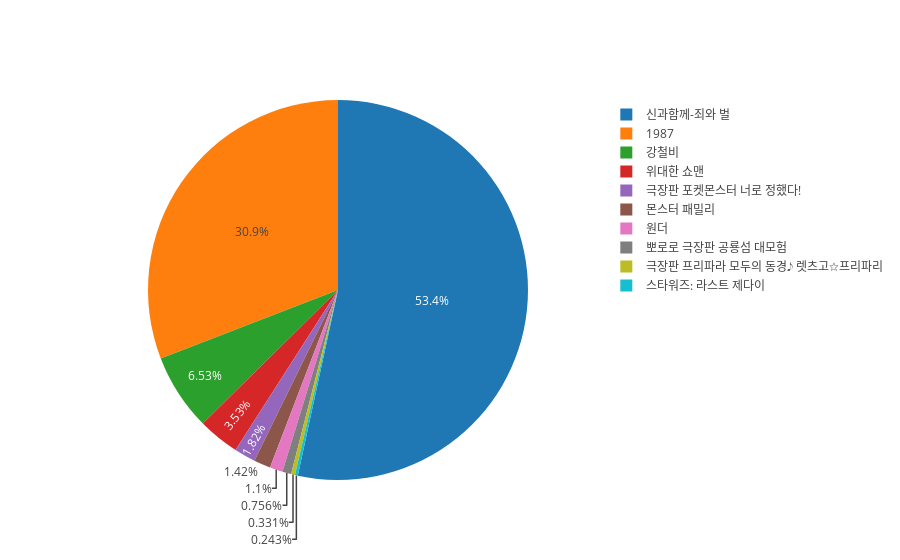

Notebook cell for this chart:
### Code cell
import plotly.offline as offline
import plotly.graph_objs as go
labels = result_name
values = result
offline.init_notebook_mode(connected=True) 
trace = go.Pie(labels=labels, values=values) 
offline.iplot([trace], filename='basic_pie_chart')

### Figure 1 — Plotly figure (JSON) as saved in the notebook; plotly's stock layout.template omitted (floating-point values rounded to 4 significant figures)
{"data": [{"labels": ["신과함께-죄와 벌", "1987", "강철비", "위대한 쇼맨", "극장판 포켓몬스터 너로 정했다!", "몬스터 패밀리", "원더", "뽀로로 극장판 공룡섬 대모험", "극장판 프리파라 모두의 동경♪ 렛츠고☆프리파리", "스타워즈: 라스트 제다이"], "type": "pie", "uid": "61e55cd7-a183-43b9-b5bc-7d8e4ffafd08", "values": ["7715149100", "4460462100", "944228600", "509947700", "262886500", "205793300", "158549600", "109207600", "47882900", "35090500"]}], "layout": {}}
